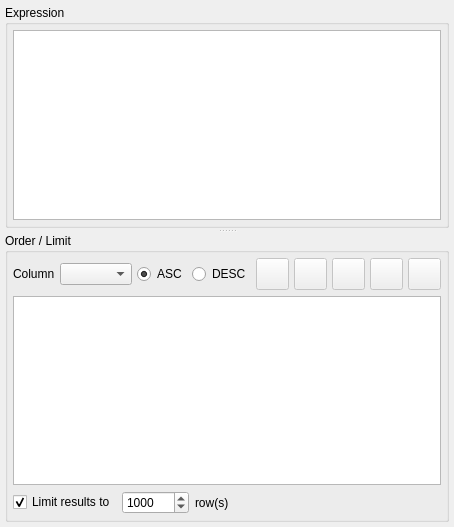
      <widget class="QWidget" name="tab">
       <attribute name="icon">
        <iconset resource="../../res/resources.qrc">
         <normaloff>:/icons/icons/filter.png</normaloff>:/icons/icons/filter.png</iconset>
       </attribute>
       <attribute name="title">
        <string>Filter</string>
       </attribute>
       <layout class="QGridLayout" name="gridLayout_6">
        <property name="leftMargin">
         <number>5</number>
        </property>
        <property name="topMargin">
         <number>5</number>
        </property>
        <property name="rightMargin">
         <number>5</number>
        </property>
        <property name="bottomMargin">
         <number>5</number>
        </property>
        <property name="spacing">
         <number>5</number>
        </property>
        <item row="0" column="0">
         <widget class="QSplitter" name="v_splitter">
          <property name="orientation">
           <enum>Qt::Orientation::Vertical</enum>
          </property>
          <property name="handleWidth">
           <number>5</number>
          </property>
          <property name="childrenCollapsible">
           <bool>false</bool>
          </property>
          <widget class="QGroupBox" name="filter_grp">
           <property name="title">
            <string>Expression</string>
           </property>
           <layout class="QGridLayout" name="gridLayout_11">
            <property name="leftMargin">
             <number>5</number>
            </property>
            <property name="topMargin">
             <number>5</number>
            </property>
            <property name="rightMargin">
             <number>5</number>
            </property>
            <property name="bottomMargin">
             <number>5</number>
            </property>
            <property name="spacing">
             <number>5</number>
            </property>
            <item row="0" column="0">
             <widget class="QPlainTextEdit" name="filter_txt">
              <property name="sizePolicy">
               <sizepolicy hsizetype="Expanding" vsizetype="Expanding">
                <horstretch>0</horstretch>
                <verstretch>0</verstretch>
               </sizepolicy>
              </property>
              <property name="minimumSize">
               <size>
                <width>0</width>
                <height>0</height>
               </size>
              </property>
             </widget>
            </item>
           </layout>
          </widget>
          <widget class="QGroupBox" name="order_by_grp">
           <property name="title">
            <string>Order / Limit</string>
           </property>
           <layout class="QVBoxLayout" name="verticalLayout_2">
            <property name="leftMargin">
             <number>5</number>
            </property>
            <property name="topMargin">
             <number>5</number>
            </property>
            <property name="rightMargin">
             <number>5</number>
            </property>
            <property name="bottomMargin">
             <number>5</number>
            </property>
            <item>
             <layout class="QHBoxLayout" name="horizontalLayout_8">
              <property name="spacing">
               <number>5</number>
              </property>
              <item>
               <widget class="QLabel" name="column_lbl">
                <property name="sizePolicy">
                 <sizepolicy hsizetype="Fixed" vsizetype="Preferred">
                  <horstretch>0</horstretch>
                  <verstretch>0</verstretch>
                 </sizepolicy>
                </property>
                <property name="text">
                 <string>Column</string>
                </property>
               </widget>
              </item>
              <item>
               <widget class="QComboBox" name="ord_column_cmb">
                <property name="sizePolicy">
                 <sizepolicy hsizetype="Expanding" vsizetype="Fixed">
                  <horstretch>0</horstretch>
                  <verstretch>0</verstretch>
                 </sizepolicy>
                </property>
                <property name="insertPolicy">
                 <enum>QComboBox::InsertPolicy::InsertAlphabetically</enum>
                </property>
                <property name="iconSize">
                 <size>
                  <width>28</width>
                  <height>28</height>
                 </size>
                </property>
               </widget>
              </item>
              <item>
               <widget class="QRadioButton" name="asc_rb">
                <property name="sizePolicy">
                 <sizepolicy hsizetype="Fixed" vsizetype="Fixed">
                  <horstretch>0</horstretch>
                  <verstretch>0</verstretch>
                 </sizepolicy>
                </property>
                <property name="text">
                 <string>ASC</string>
                </property>
                <property name="checked">
                 <bool>true</bool>
                </property>
               </widget>
              </item>
              <item>
               <widget class="QRadioButton" name="desc_rb">
                <property name="sizePolicy">
                 <sizepolicy hsizetype="Fixed" vsizetype="Fixed">
                  <horstretch>0</horstretch>
                  <verstretch>0</verstretch>
                 </sizepolicy>
                </property>
                <property name="text">
                 <string>DESC</string>
                </property>
               </widget>
              </item>
              <item>
               <layout class="QHBoxLayout" name="horizontalLayout_6">
                <property name="spacing">
                 <number>5</number>
                </property>
                <item>
                 <widget class="QToolButton" name="add_ord_col_tb">
                  <property name="enabled">
                   <bool>false</bool>
                  </property>
                  <property name="sizePolicy">
                   <sizepolicy hsizetype="Fixed" vsizetype="Fixed">
                    <horstretch>0</horstretch>
                    <verstretch>0</verstretch>
                   </sizepolicy>
                  </property>
                  <property name="minimumSize">
                   <size>
                    <width>0</width>
                    <height>0</height>
                   </size>
                  </property>
                  <property name="toolTip">
                   <string>Add Item</string>
                  </property>
                  <property name="text">
                   <string/>
                  </property>
                  <property name="icon">
                   <iconset resource="../../res/resources.qrc">
                    <normaloff>:/icons/icons/add.png</normaloff>:/icons/icons/add.png</iconset>
                  </property>
                  <property name="iconSize">
                   <size>
                    <width>25</width>
                    <height>25</height>
                   </size>
                  </property>
                 </widget>
                </item>
                <item>
                 <widget class="QToolButton" name="rem_ord_col_tb">
                  <property name="enabled">
                   <bool>false</bool>
                  </property>
                  <property name="sizePolicy">
                   <sizepolicy hsizetype="Fixed" vsizetype="Fixed">
                    <horstretch>0</horstretch>
                    <verstretch>0</verstretch>
                   </sizepolicy>
                  </property>
                  <property name="minimumSize">
                   <size>
                    <width>0</width>
                    <height>0</height>
                   </size>
                  </property>
                  <property name="toolTip">
                   <string>Remove Item</string>
                  </property>
                  <property name="text">
                   <string/>
                  </property>
                  <property name="icon">
                   <iconset resource="../../res/resources.qrc">
                    <normaloff>:/icons/icons/remove.png</normaloff>:/icons/icons/remove.png</iconset>
                  </property>
                  <property name="iconSize">
                   <size>
                    <width>25</width>
                    <height>25</height>
                   </size>
                  </property>
                 </widget>
                </item>
                <item>
                 <widget class="QToolButton" name="clear_ord_cols_tb">
                  <property name="enabled">
                   <bool>false</bool>
                  </property>
                  <property name="sizePolicy">
                   <sizepolicy hsizetype="Fixed" vsizetype="Fixed">
                    <horstretch>0</horstretch>
                    <verstretch>0</verstretch>
                   </sizepolicy>
                  </property>
                  <property name="minimumSize">
                   <size>
                    <width>0</width>
                    <height>0</height>
                   </size>
                  </property>
                  <property name="toolTip">
                   <string>Clear the order by columns list</string>
                  </property>
                  <property name="text">
                   <string/>
                  </property>
                  <property name="icon">
                   <iconset resource="../../res/resources.qrc">
                    <normaloff>:/icons/icons/cleartext.png</normaloff>:/icons/icons/cleartext.png</iconset>
                  </property>
                  <property name="iconSize">
                   <size>
                    <width>25</width>
                    <height>25</height>
                   </size>
                  </property>
                 </widget>
                </item>
                <item>
                 <widget class="QToolButton" name="move_up_tb">
                  <property name="enabled">
                   <bool>false</bool>
                  </property>
                  <property name="sizePolicy">
                   <sizepolicy hsizetype="Fixed" vsizetype="Fixed">
                    <horstretch>0</horstretch>
                    <verstretch>0</verstretch>
                   </sizepolicy>
                  </property>
                  <property name="minimumSize">
                   <size>
                    <width>0</width>
                    <height>0</height>
                   </size>
                  </property>
                  <property name="toolTip">
                   <string>Move selected item up</string>
                  </property>
                  <property name="text">
                   <string/>
                  </property>
                  <property name="icon">
                   <iconset resource="../../res/resources.qrc">
                    <normaloff>:/icons/icons/moveup.png</normaloff>:/icons/icons/moveup.png</iconset>
                  </property>
                  <property name="iconSize">
                   <size>
                    <width>25</width>
                    <height>25</height>
                   </size>
                  </property>
                 </widget>
                </item>
                <item>
                 <widget class="QToolButton" name="move_down_tb">
                  <property name="enabled">
                   <bool>false</bool>
                  </property>
                  <property name="sizePolicy">
                   <sizepolicy hsizetype="Fixed" vsizetype="Fixed">
                    <horstretch>0</horstretch>
                    <verstretch>0</verstretch>
                   </sizepolicy>
                  </property>
                  <property name="minimumSize">
                   <size>
                    <width>0</width>
                    <height>0</height>
                   </size>
                  </property>
                  <property name="toolTip">
                   <string>Move selected item down</string>
                  </property>
                  <property name="text">
                   <string/>
                  </property>
                  <property name="icon">
                   <iconset resource="../../res/resources.qrc">
                    <normaloff>:/icons/icons/movedown.png</normaloff>:/icons/icons/movedown.png</iconset>
                  </property>
                  <property name="iconSize">
                   <size>
                    <width>25</width>
                    <height>25</height>
                   </size>
                  </property>
                 </widget>
                </item>
               </layout>
              </item>
             </layout>
            </item>
            <item>
             <widget class="QListWidget" name="ord_columns_lst">
              <property name="sizePolicy">
               <sizepolicy hsizetype="Expanding" vsizetype="Expanding">
                <horstretch>0</horstretch>
                <verstretch>0</verstretch>
               </sizepolicy>
              </property>
              <property name="iconSize">
               <size>
                <width>28</width>
                <height>28</height>
               </size>
              </property>
             </widget>
            </item>
            <item>
             <layout class="QHBoxLayout" name="horizontalLayout_15">
              <property name="bottomMargin">
               <number>0</number>
              </property>
              <item>
               <widget class="QCheckBox" name="limit_chk">
                <property name="sizePolicy">
                 <sizepolicy hsizetype="Preferred" vsizetype="Fixed">
                  <horstretch>0</horstretch>
                  <verstretch>0</verstretch>
                 </sizepolicy>
                </property>
                <property name="text">
                 <string>Limit results to</string>
                </property>
                <property name="checked">
                 <bool>true</bool>
                </property>
               </widget>
              </item>
              <item>
               <widget class="QSpinBox" name="limit_spb">
                <property name="sizePolicy">
                 <sizepolicy hsizetype="Preferred" vsizetype="Fixed">
                  <horstretch>0</horstretch>
                  <verstretch>0</verstretch>
                 </sizepolicy>
                </property>
                <property name="suffix">
                 <string/>
                </property>
                <property name="minimum">
                 <number>0</number>
                </property>
                <property name="maximum">
                 <number>1000000</number>
                </property>
                <property name="singleStep">
                 <number>50</number>
                </property>
                <property name="value">
                 <number>1000</number>
                </property>
               </widget>
              </item>
              <item>
               <widget class="QLabel" name="rows_lbl">
                <property name="sizePolicy">
                 <sizepolicy hsizetype="Expanding" vsizetype="Preferred">
                  <horstretch>0</horstretch>
                  <verstretch>0</verstretch>
                 </sizepolicy>
                </property>
                <property name="text">
                 <string>row(s)</string>
                </property>
                <property name="indent">
                 <number>0</number>
                </property>
               </widget>
              </item>
             </layout>
            </item>
           </layout>
          </widget>
         </widget>
        </item>
       </layout>
      </widget>
